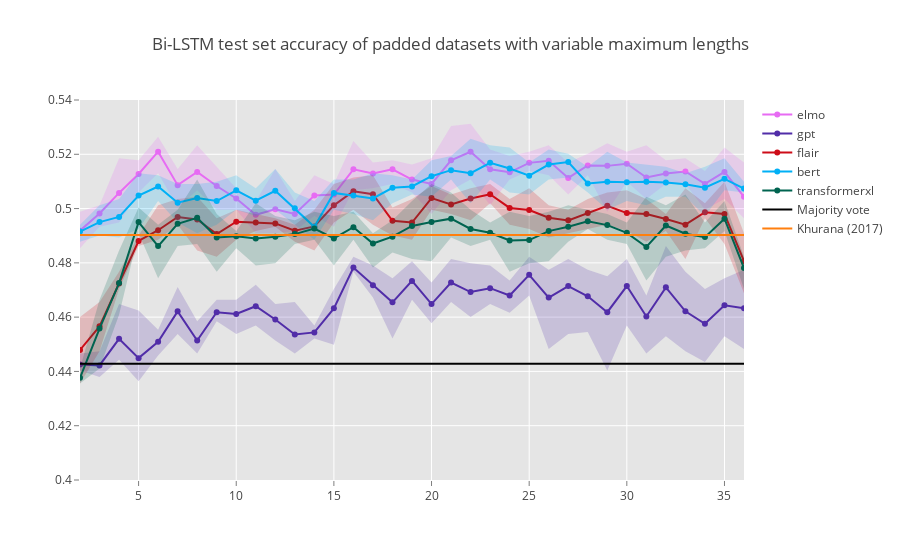

Notebook code cell kept with this figure:
### Code cell
with open('results.json') as json_data:
    results = json.load(json_data)
    
    x = list(range(2, 37))
    x_rev = x[::-1]
    colors = ['231,107,243', '81, 45, 168', '205,12,24', '0,176,246', '0,100,80']
    
    traces = list(
        np.array([
            generate_trace(
                list(results[list(results.keys())[i]]['3']['bilstm'].values()), list(results.keys())[i], colors[i]) 
            for i in range(len(results.keys()))
        ]).flatten()
    )
    
    data = traces + baselines

    layout = go.Layout(
        title = 'Bi-LSTM test set accuracy of padded datasets with variable maximum lengths',
        paper_bgcolor = 'rgb(255,255,255)',
        plot_bgcolor = 'rgb(229,229,229)',
        xaxis = dict(
            gridcolor = 'rgb(255,255,255)',
            range = [2,36],
            showgrid = True,
            showline = False,
            showticklabels = True,
            tickcolor = 'rgb(127,127,127)',
            ticks = 'outside',
            zeroline = False
        ),
        yaxis=dict(
            range = [0.40, 0.54],
            gridcolor='rgb(255,255,255)',
            showgrid = True,
            showline = False,
            showticklabels = True,
            tickcolor = 'rgb(127,127,127)',
            ticks = 'outside',
            zeroline = False
        ),
    )

    fig = go.Figure(data = data, layout = layout)

    iplot(fig)
